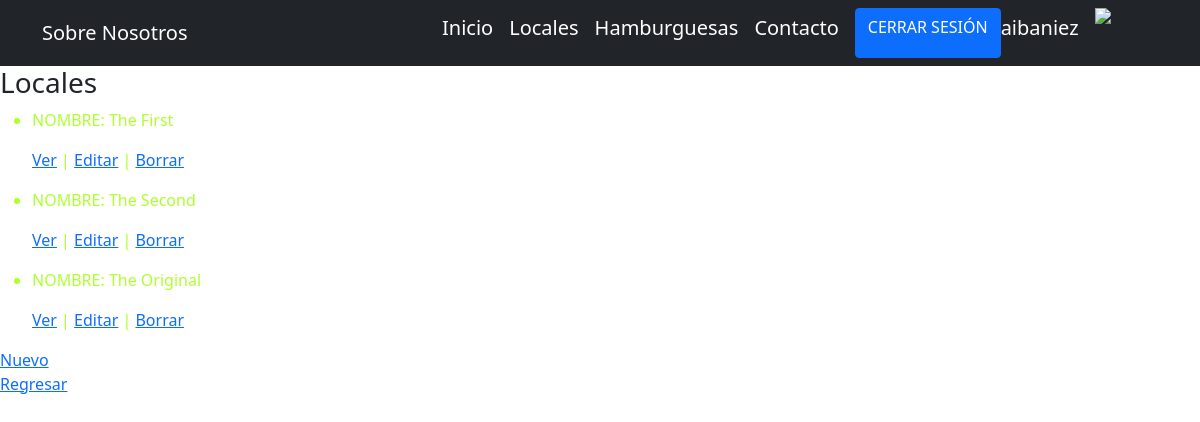
/AppMrBlack/local/list (signed in), run on an earlier commit of the app's database.
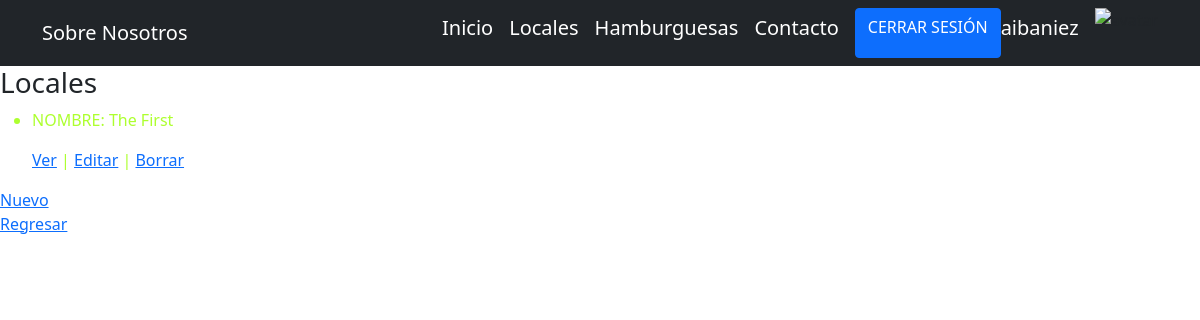
And on a later commit of the database.
### AppMrBlack/models.py (models this page shows, shortened)
class Locales(models.Model):
    nombrelocal = models.CharField('nombrelocal',max_length=45)
    ciudad = models.CharField('ciudad',max_length=45)
    provincia = models.CharField('provincia',max_length=45)
    direccion = models.CharField('direccion',max_length=45)
    altura = models.IntegerField()
    fechaapertura = models.DateField('fechaapertura')

### AppMrBlack/views.py (the view)
# urls.py: path('local/list',views.LocalList.as_view(),name='ListLocal'),
class LocalList(ListView):
    model = Locales
    template_name = "local_list.html"

### AppMrBlack/templates/local_list.html (shortened to what this page needs)
<!DOCTYPE html>
<html lang="en">
    <head>
        {% load static %}
        <link href="{% static 'css/styles.css' %}" rel="stylesheet" />
    </head>
    <body>
        <nav class="navbar navbar-expand-lg navbar-dark bg-dark">
            <div class="container">
                <a class="navbar-brand" href="#!">Sobre Nosotros</a>
                <div class="collapse navbar-collapse" id="navbarSupportedContent">
                    <ul class="navbar-nav ms-auto mb-2 mb-lg-0">
                        <a class="navbar-brand" href="{% url 'Inicio' %}">Inicio</a>
                        <a class="navbar-brand" href="{% url 'Locales' %}">Locales</a>
                        <a class="navbar-brand" href="{% url 'Hamburguesas' %}">Hamburguesas</a>
                        <a class="navbar-brand" href="{% url 'Contacto' %}">Contacto</a>
                        {% if request.user.is_authenticated %}
                            <a class="btn btn-primary" href="{% url 'Logout' %}">CERRAR SESIÓN</a>
                            <a class="navbar-brand" href="{% url 'EditarPerfil' %}">{{user.username}}</a>
                            <img src="{{avatar.imagen.url}}" alt="avatar",width="25" , height="50">
                        {% endif %}
                    </ul>
                </div>
            </div>
        </nav>
        <h3>Locales</h3>
    <ul style="color: greenyellow">
        {% for locales in object_list %}
            <li>
                <p>NOMBRE: {{ locales.nombrelocal }} </p>
                    <a href="{% url 'DetailLocal' locales.id %}">Ver</a> |
                    <a href="{% url 'EditLocal' locales.id %}">Editar</a> |
                    <a href="{% url 'DeleteLocal' locales.id %}">Borrar</a>
            </li>
        {% endfor %}
    </ul>
    <a href="{% url 'NewLocal'  %}">Nuevo</a>
    <p>
        <a href="{% url 'Locales' %}">Regresar</a>
    </p>

What changed in the data, as far as the page shows it:
removed Locales: nombrelocal "The Second"
removed Locales: nombrelocal "The Original"
